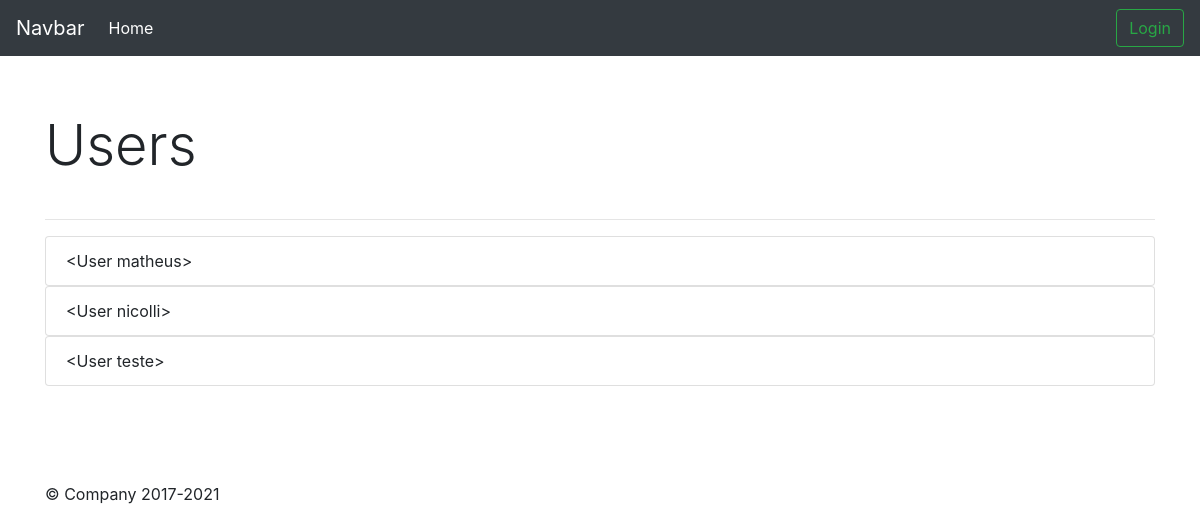
/select/, run on an earlier commit of the app's database.
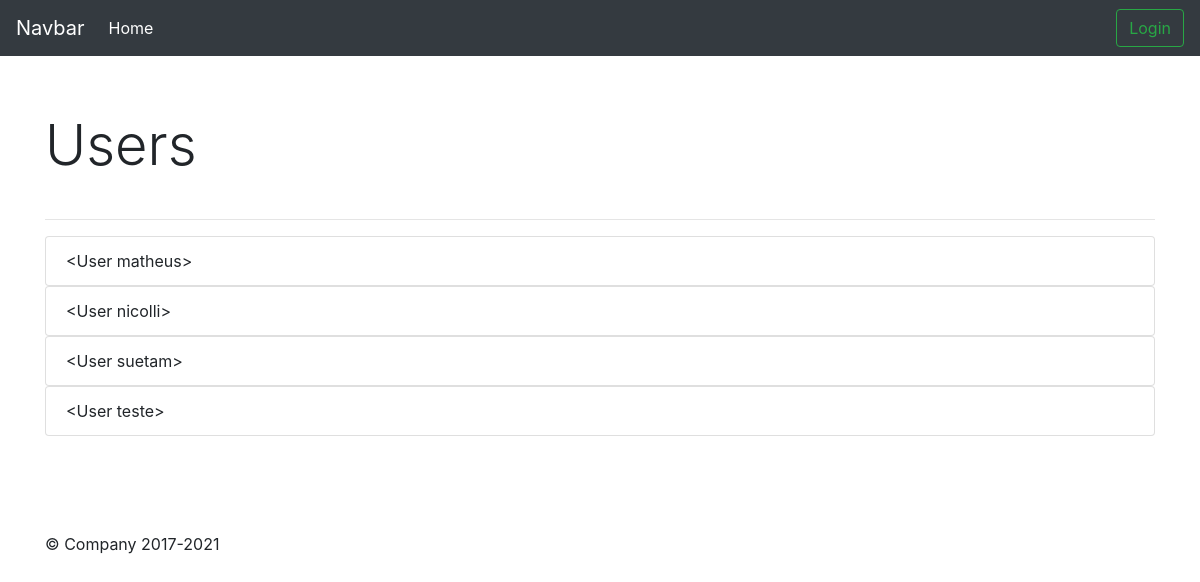
And on a later commit of the database.
### app/models/tables.py (models this page shows, shortened)
class User(db.Model):
    __tablename__ = 'users'
    id = db.Column(db.Integer, primary_key=True)
    username = db.Column(db.String(30), unique=True, nullable=False)
    password = db.Column(db.String)
    name = db.Column(db.String)
    email = db.Column(db.String, unique=True)
    def __repr__(self):
        return f"<User {self.username}>"

### app/controllers/default.py (the view)
@app.route('/select/', defaults={'username' : None})
@app.route('/select/<username>/')
def select(username):
    if username == 'all':
        users = User.query.all()
    elif username:
        users = User.query.filter_by(username=username).all()
    else:
        users = User.query.order_by(User.username).all()
    return render_template('show_users.html', users=users)

### app/templates/show_users.html (shortened to what this page needs)
{% extends 'base.html' %}
{% block content %}
    <div class="container my-5 py-5">
        <h2 class="display-4 py-3 mb-4">Users</h2>
        <hr>
        {% if users %}
            {% for user in users %}
            <ul class="list-group">
                <li class="list-group-item">
                {{ user }}
                </li>
            </ul>
            {% endfor %}
        {% endif %}
    </div>
{% endblock %}

### app/templates/base.html (shortened to what this page needs)
<!doctype html>
<html lang="pt-br">
<head>
  <link href="{{ url_for('static', filename='css/bootstrap.min.css') }}" rel="stylesheet">
</head>
<body>
  <nav class="navbar navbar-expand-md navbar-dark fixed-top bg-dark">
    <a class="navbar-brand" href="{{ url_for('index') }}">Navbar</a>
    <div class="collapse navbar-collapse" id="navbarsExampleDefault">
      <ul class="navbar-nav mr-auto">
        <li class="nav-item active">
          <a class="nav-link" href="{{ url_for('index') }}">Home <span class="sr-only">(current)</span></a>
        </li>
      </ul>
      <div class="my-2 my-lg-0">
        {% if current_user.is_authenticated %}
        <a role="button" class="btn btn-outline-danger my-2 my-sm-0" href="{{ url_for('logout') }}">Logout</a>
        {% else %}
        <a role="button" class="btn btn-outline-success my-2 my-sm-0" href="{{ url_for('login') }}">Login</a>
        {% endif %}
      </div>
    </div>
  </nav>
  {% block content %}
  {% endblock %}
  <footer class="container">
    <p>&copy; Company 2017-2021</p>
  </footer>
</body>
</html>

What changed in the data, as far as the page shows it:
added User: username "<User suetam>"
